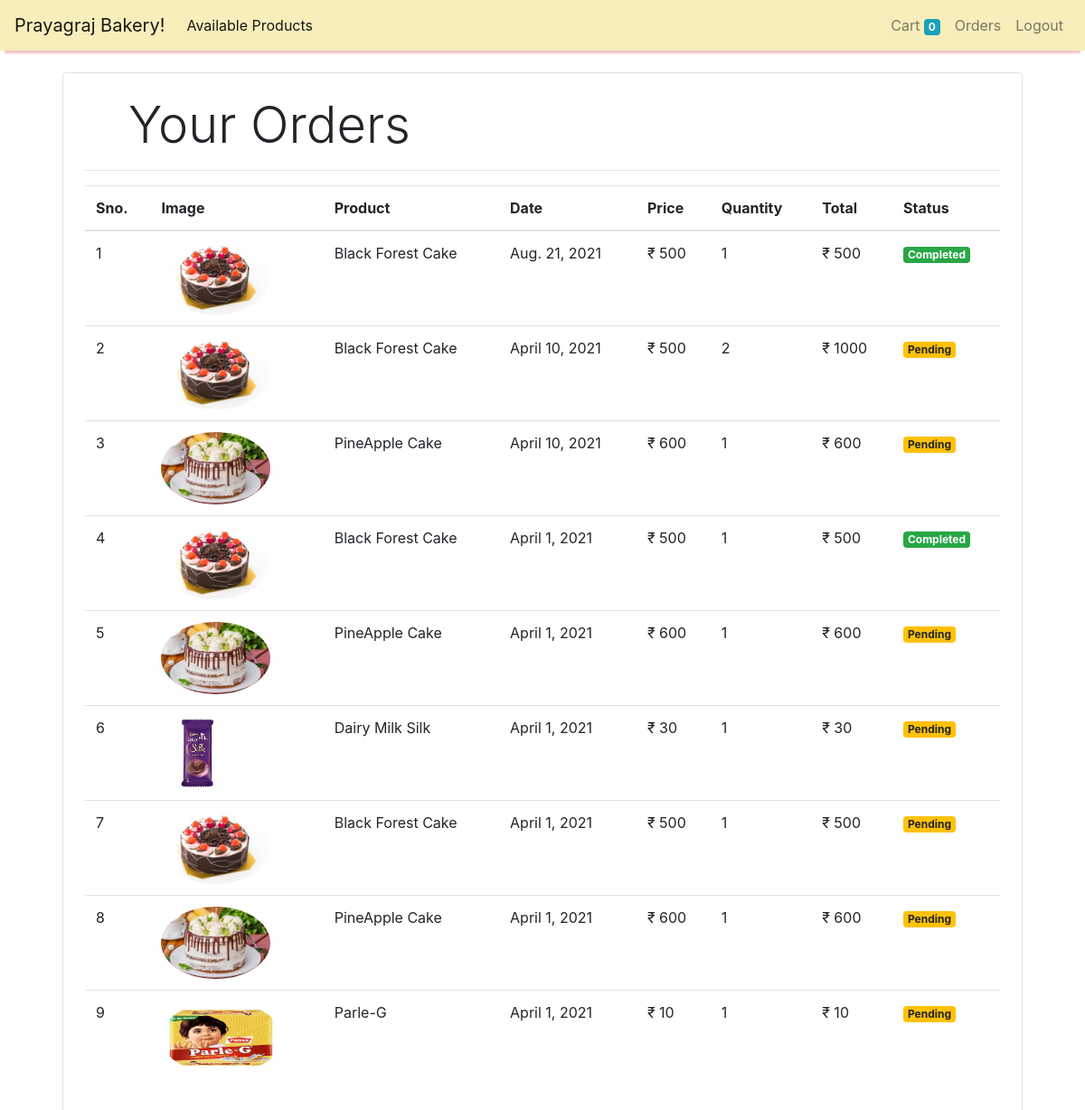
Screenshot of /orders (signed in) with the database file from the repository.
### store/models/orders.py (models this page shows, shortened)
class Order(models.Model):
    product = models.ForeignKey(Product,
                                on_delete=models.CASCADE)
    customer = models.ForeignKey(Customer,
                                 on_delete=models.CASCADE)
    quantity = models.IntegerField(default=1)
    price = models.IntegerField()
    address = models.CharField(max_length=50, default='', blank=True)
    phone = models.CharField(max_length=50, default='', blank=True)
    date = models.DateField(default=datetime.datetime.today)
    status = models.BooleanField(default=False)
    @staticmethod
    def get_orders_by_customer(customer_id):
        return Order.objects.filter(customer=customer_id).order_by('-date')

### store/models/product.py (models this page shows, shortened)
class Product(models.Model):
    name = models.CharField(max_length=50)
    price = models.IntegerField(default=0)
    category = models.ForeignKey(Category, on_delete=models.CASCADE, default=1)
    description = models.CharField(max_length=200, default='' , null=True , blank=True)
    image = models.ImageField(upload_to='uploads/products/')

### store/middlewares/auth.py (the view)
    def middleware(request):
        print(request.session.get('customer'))
        returnUrl = request.META['PATH_INFO']
        print(request.META['PATH_INFO'])
        if not request.session.get('customer'):
           return redirect(f'login?return_url={returnUrl}')
        response = get_response(request)
        return response

### store/templatetags/custom_filter.py (called while the page is built)
@register.filter(name='currency')
def currency(number):
    return "₹ "+str(number)

@register.filter(name='multiply')
def multiply(number , number1):
    return number * number1

### store/views/orders.py (called while the page is built)
    def get(self , request ):
        customer = request.session.get('customer')
        orders = Order.get_orders_by_customer(customer)
        print(orders)
        return render(request , 'orders.html'  , {'orders' : orders})

### store/templates/orders.html
{% extends 'base.html' %}
{% block content %}
{% load cart %}
{% load custom_filter %}
<div class="container">
   <div class="border rounded p-4 m-4">
        <p class="display-4 pl-4 ml-4">Your Orders</p>
        <hr>
        <table class="table">
            <thead>
                <tr>
                    <th>Sno.</th>
                    <th>Image</th>
                    <th>Product</th>
                    <th>Date</th>
                    <th>Price</th>
                    <th>Quantity</th>
                    <th>Total</th>
                    <th>Status</th>
                </tr>
            </thead>
            <tbody>
                {% for order in orders %}
                <tr>
                    <td>{{forloop.counter}}</td>
                    <td><img style="height: 80px;" class="rounded-circle" src="{{order.product.image.url}}" alt=""></td>
                    <td>{{order.product.name}}</td>
                    <td>{{order.date}}</td>
                    <td>{{order.price|currency}}</td>
                    <td>{{order.quantity}}</td>
                    <td>{{order.quantity|multiply:order.price|currency}}</td>
                    {% if order.status %}
                    <td><small class="badge badge-success">Completed</small></td>
                    {%else%}
                    <td><small class="badge badge-warning">Pending</small></td>
                    {% endif %}
                </tr>
                {% endfor %}
            </tbody>
        </table>
   </div>
</div>
{% endblock %}

### store/templates/base.html (shortened to what this page needs)
<!doctype html>
<html lang="en">
<head>
  <link rel="stylesheet" href="https://maxcdn.bootstrapcdn.com/bootstrap/4.0.0/css/bootstrap.min.css"
>
</head>
<body>
  <nav class="one-edge-shadow
  sticky-top navbar
  navbar-expand-lg
   navbar-light" >
    <a class="navbar-brand" href="/">Prayagraj Bakery!</a>
    <div class="collapse navbar-collapse" id="navbarSupportedContent" >
      <ul class="navbar-nav mr-auto">
        <li class="nav-item active">
          <a class="nav-link" href="/store">Available Products <span class="sr-only">(current)</span></a>
        </li>
      </ul>
      <ul class=" navbar-nav my-2 my-lg-0">
        <li class="nav-item ">
          <a class="nav-link" href="/cart">Cart
            <span class="badge badge-info">{{request.session.cart.keys|length}}</span>
            <span class="sr-only">(current)</span></a>
        </li>
        {% if request.session.customer %}
        <li class="nav-item ">
          <a class="nav-link" href="/orders">Orders<span class="sr-only">(current)</span></a>
        </li>
        <li class="nav-item ">
          <a class="nav-link" href="/logout">Logout<span class="sr-only">(current)</span></a>
        </li>
        {% endif %}
      </ul>
    </div>
  </nav>
    {% block content %}{% endblock %}
</body>
</html>

### store/templates/base.html (style rules this page uses)
nav { background-color: rgb(247, 238, 188); }
.one-edge-shadow { box-shadow: 0 8px 2px -5px rgb(243, 195, 195); }

### rows the page displays
Order: product.image (picture), product.name "Black Forest Cake", date "Aug. 21, 2021", price "₹ 500", quantity "1", quantity|multiply "₹ 500", status "Completed"
Order: product.image (picture), product.name "Black Forest Cake", date "April 10, 2021", price "₹ 500", quantity "2", quantity|multiply "₹ 1000", status "Pending"
Order: product.image (picture), product.name "PineApple Cake", date "April 10, 2021", price "₹ 600", quantity "1", quantity|multiply "₹ 600", status "Pending"
Order: product.image (picture), product.name "Black Forest Cake", date "April 1, 2021", price "₹ 500", quantity "1", quantity|multiply "₹ 500", status "Completed"
Order: product.image (picture), product.name "PineApple Cake", date "April 1, 2021", price "₹ 600", quantity "1", quantity|multiply "₹ 600", status "Pending"
Order: product.image (picture), product.name "Dairy Milk Silk", date "April 1, 2021", price "₹ 30", quantity "1", quantity|multiply "₹ 30", status "Pending"
Order: product.image (picture), product.name "Black Forest Cake", date "April 1, 2021", price "₹ 500", quantity "1", quantity|multiply "₹ 500", status "Pending"
Order: product.image (picture), product.name "PineApple Cake", date "April 1, 2021", price "₹ 600", quantity "1", quantity|multiply "₹ 600", status "Pending"
Order: product.image (picture), product.name "Parle-G", date "April 1, 2021", price "₹ 10", quantity "1", quantity|multiply "₹ 10", status "Pending"

### other values shown
{{ request.session.cart.keys|length }} "0"
